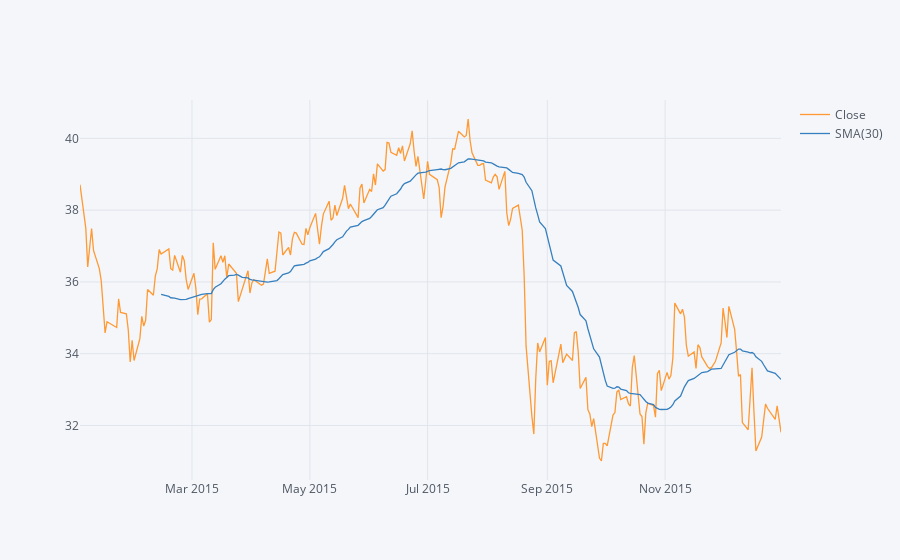

The notebook cell saved with this chart:
### Code cell
MS_2015['Close'].ta_plot(study='sma',periods=[30])

### Figure 1 — Plotly figure (JSON) as saved in the notebook; plotly's stock layout.template omitted (floating-point values rounded to 4 significant figures; data arrays with more than 128 entries replaced by an {"elided": "..."} marker saying what was removed)
{"data": [{"line": {"color": "rgba(255, 153, 51, 1.0)", "dash": "solid", "shape": "linear", "width": 1.3}, "mode": "lines", "name": "Close", "text": "", "type": "scatter", "x": {"elided": "252 str values"}, "y": {"elided": "252 float values"}}, {"line": {"color": "rgba(55, 128, 191, 1.0)", "dash": "solid", "shape": "linear", "width": 1.3}, "mode": "lines", "name": "SMA(30)", "text": "", "type": "scatter", "x": {"elided": "252 str values"}, "y": {"elided": "252 mixed values"}}], "layout": {"legend": {"bgcolor": "#F5F6F9", "font": {"color": "#4D5663"}}, "paper_bgcolor": "#F5F6F9", "plot_bgcolor": "#F5F6F9", "title": {"font": {"color": "#4D5663"}}, "xaxis": {"gridcolor": "#E1E5ED", "showgrid": true, "tickfont": {"color": "#4D5663"}, "title": {"font": {"color": "#4D5663"}, "text": ""}, "zerolinecolor": "#E1E5ED"}, "yaxis": {"gridcolor": "#E1E5ED", "showgrid": true, "tickfont": {"color": "#4D5663"}, "title": {"font": {"color": "#4D5663"}, "text": ""}, "zerolinecolor": "#E1E5ED"}}}
